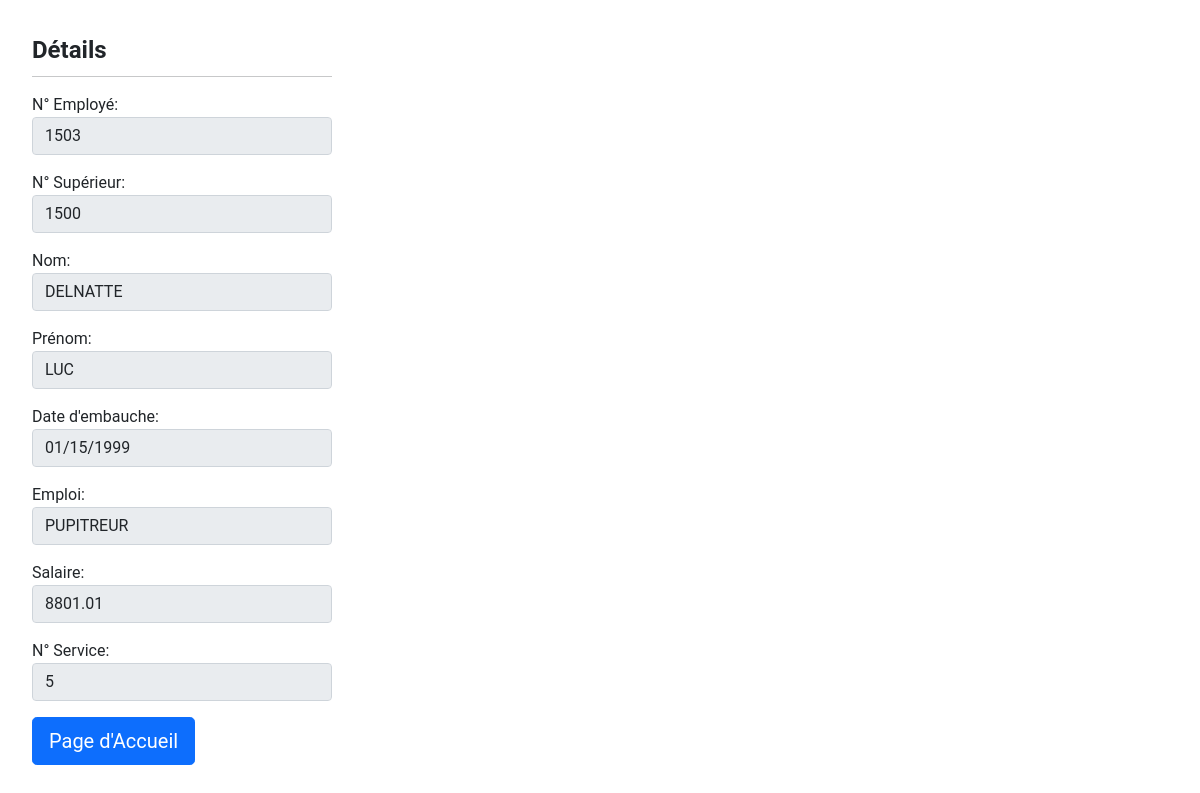
Screenshot of /PHP/emp_serv_details.php?noemp=1503 with the database file from the repository.
### tables this page shows
CREATE TABLE employes
(
    noemp int(4) primary key NOT NULL,
    nom varchar(20),
    prenom varchar(20),
    emploi varchar(20),
    sup int(4),
    embauche date,
    sal decimal(9,2),
    comm decimal(9,2),
    noserv int(2) NOT NULL
);

### PHP/emp_serv_details.php (the view, shortened to what this page needs)
<!DOCTYPE html>
<html lang="en">
<head>
    <link href="https://cdn.jsdelivr.net/npm/bootstrap@5.0.0-beta2/dist/css/bootstrap.min.css" rel="stylesheet">
    <link rel="stylesheet" href="emp_serv.css">
</head>
<body>
    <?php
    if (isset($_GET['noemp'])) {
        $bdd = mysqli_init();
        mysqli_real_connect($bdd, "127.0.0.1", "root", "", "emp_serv");
        $result = mysqli_query($bdd, "select noemp, nom, prenom, emploi, sup, noserv, embauche, sal, comm from employes");
        $donnees = mysqli_fetch_all($result);
        $i = 0;
        while ($i < count($donnees)) {
            if ($_GET['noemp'] == $donnees[$i][0]) {
                $preselec_noemp = $donnees[$i][0];
                $preselec_nom = $donnees[$i][1];
                $preselec_prenom = $donnees[$i][2];
                $preselec_emploi = $donnees[$i][3];
                $preselec_sup = $donnees[$i][4];
                $preselec_noserv = $donnees[$i][5];
                $preselec_embauche = $donnees[$i][6];
                $preselec_sal = $donnees[$i][7];
            }
            $i++;
        }
        echo "<div class='container-fluid'>
                 <div class='row'>
                     <div class='col-lg-12'>
                         <div class='style_formulaire'>
                             <legend>Détails</legend>
                             <hr>
                             <label for='noemp'>N° Employé:</label>
                             <br>
                             <input id='noemp' type='number' class='form-control' name='noemp' value=$preselec_noemp disabled>";
                             if ($preselec_sup != null) {
                                 echo "<label for='supEmp'>N° Supérieur:</label>
                                 <br>
                                 <input id='supEmp' type='number' class='form-control' name='sup' value=$preselec_sup disabled>";
                             }
                             echo "<label for='nomPersonne'>Nom:</label>
                             <br>
                             <input id='nomPersonne' type='text' class='form-control' name='nom' value=$preselec_nom disabled>
                             <label for='prenomPersonne'>Prénom:</label>
                             <br>
                             <input id='prenomPersonne' type='text' class='form-control' name='prenom' value=$preselec_prenom disabled>
                             <label for='embauche'>Date d'embauche:</label>
                             <br>
                             <input id='embauche' type='date' class='form-control' name='embauche' value=$preselec_embauche disabled>
                             <label for='emploiPersonne'>Emploi:</label>
                             <br>
                             <input id='emploiPersonne' type='text' class='form-control' name='emploi' value=$preselec_emploi disabled>
                             <label for='salaire'>Salaire:</label>
                             <br>
                             <input id='salaire' type='number' class='form-control' name='sal' value=$preselec_sal disabled>";
                             echo "<label for='noServ'>N° Service:</label>
                             <br>
                             <input id='noServ' type='number' class='form-control' name='noserv' value=$preselec_noserv disabled>
                             <a href='emp_serv.php'><button class='btn btn-primary btn-lg'>Page d'Accueil</button></a>
                         </div>
                     </div>
                 </div>
             </div>";
    }
    ?>
</body>
</html>

### PHP/emp_serv.css (style rules this page uses)
body { font-family: Roboto; }
.style_formulaire { margin: 2em; width: 300px; }
input { margin-bottom: 1em; }
.form-control { background-color: rgb(219, 219, 219); }
.col-lg-12 { padding: 0; }
legend { font-weight: bold; }

### rows the page displays
employes: noemp "1503", sup "1500", nom "DELNATTE", prenom "LUC", embauche "01/15/1999", emploi "PUPITREUR", sal "8801.01", noserv "5"
